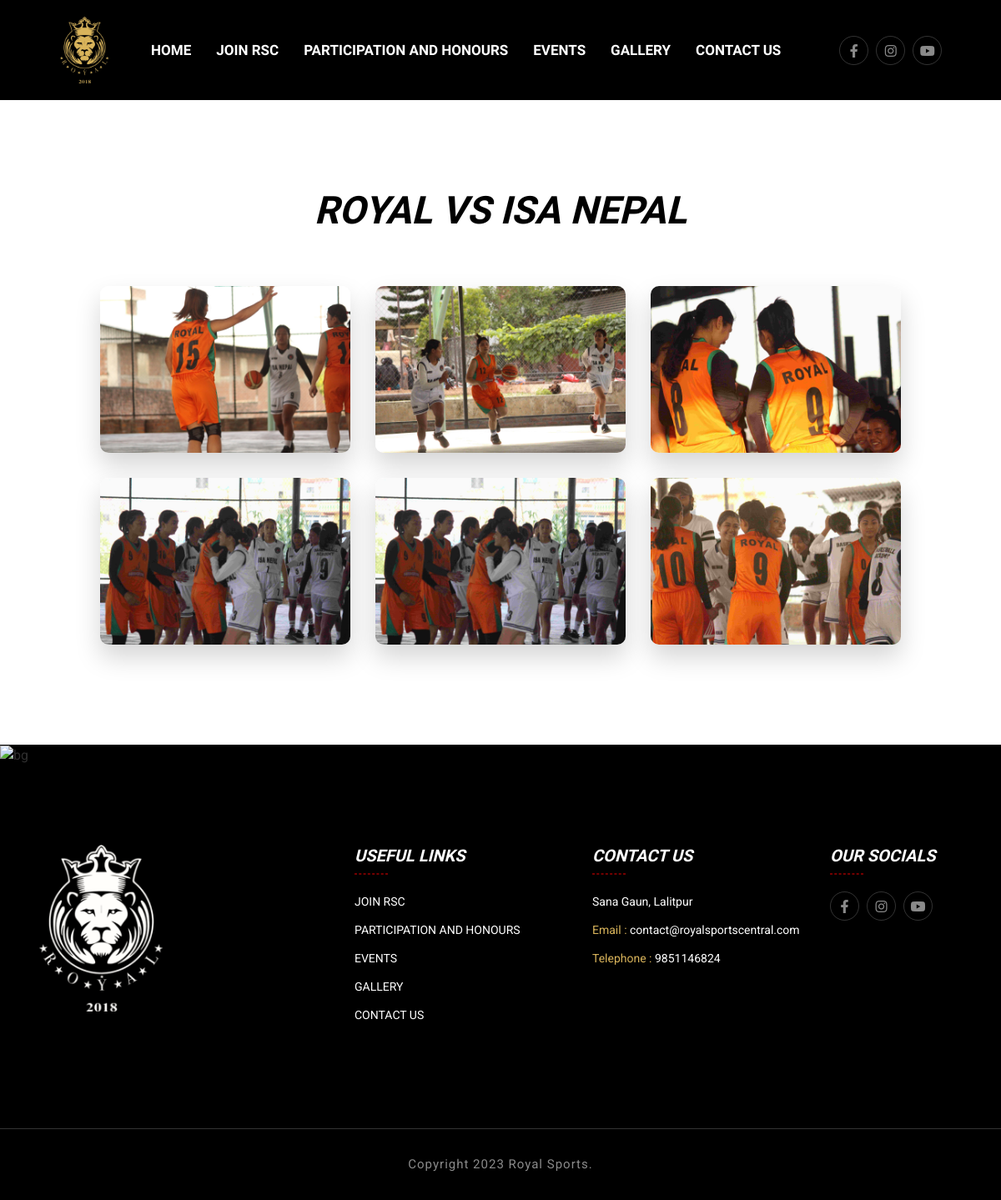
Page /gallery_details/2 on the committed database.
### features/models.py (models this page shows, shortened)
class CompanySetup(models.Model):
    data_set = models.CharField(max_length=200)
    color_logo = models.ImageField(upload_to="logos",verbose_name="Color Logo (172*43)")
    white_logo = models.ImageField(upload_to="logos",verbose_name="White Logo (172*43)")
    company_name = models.CharField(max_length=255)
    location = models.CharField(max_length=200)
    contact = models.CharField(max_length=200)
    opening_hours = models.CharField(max_length=200)
    email = models.CharField(max_length=200)
    facebook_url = models.URLField(null=True,blank=True)
    instagram_url = models.URLField(null=True,blank=True)
    youtube_url = models.URLField(null=True,blank=True)
    created = models.DateField(auto_now_add=True)
    class Meta:
        verbose_name_plural = "01. Company Setup"

class Gallery(models.Model):
    title = models.CharField(max_length=100)
    class Meta:
        verbose_name_plural = "10. Gallery"

class GalleryImage(models.Model):
    gallery = models.ForeignKey(Gallery, on_delete=models.CASCADE)
    image = models.ImageField(upload_to='gallery_images/',verbose_name="Heading Image (370*307)")

### features/views.py (the view)
# urls.py: path("gallery_details/<int:id>", views.gallery_details, name="gallery_details"),
def gallery_details(request,id):
    gallery = Gallery.objects.get(id=id)
    context = {
        'gallery':gallery
    }
    return render(request,'gallery_details.html',context)

### features/context_processor.py (called while the page is built)
def custom_data(request):
    if CompanySetup.objects.all().exists():
        setup = CompanySetup.objects.all().order_by('-created')
        data = setup[0]
        return {'data': data}
    else:
        data=None
        return {'data': data}

### templates/gallery_details.html
{% load static %}{% include "header.html" %}
<section class="training-section training-section--style ptb-120">
    <div class="" style="margin-left: 10%; margin-right: 10%;">
        <div class="row justify-content-center">
            <div class="col-xl-6 col-lg-6 text-center">
                <div class="section-header aos-init aos-animate" data-aos="fade-up" data-aos-duration="1200">
                    <h2 class="section-title">{{gallery.title}}</h2>
                </div>
            </div>
        </div>
        <div class="row justify-content-center mb-30-none">
            {% for image in gallery.galleryimage_set.all %}
            <div class="col-xl-4 col-lg-4 col-md-4 col-sm-4 mb-30">
                <div class="training-item aos-init aos-animate" data-aos="zoom-in" data-aos-duration="1200">
                    <div class="training-thumb">
                        <img src="{{ image.image.url }}" alt="training">
                    </div>
                </div>
            </div>
            {% endfor %}
        </div>
    </div>
</section>
{% include "footer.html" %}

### templates/header.html (shortened to what this page needs)
{% load static %} {% include "nav_links.html" %}
<body>
    <header class="header-section header-section-two header-section-three">
        <div class="header">
            <div class="header-bottom-area">
                <div class="container-fluid">
                    <div class="header-menu-content">
                        <nav class="navbar navbar-expand-xl p-0">
                            <a class="site-logo site-title" href="{% url 'home' %}"><img src="{{data.color_logo.url}}" style="height: 80px;" alt="site-logo"></a>
                            <div class="collapse navbar-collapse" id="navbarSupportedContent">
                                <ul class="navbar-nav main-menu">
                                    <li><a href="{% url 'home' %}">HOME</a></li>
                                    <li><a href="{% url 'join_rsc' %}">JOIN RSC</a></li>
                                    <li><a href="{% url 'participation' %}">PARTICIPATION AND HONOURS</a></li>
                                    <li><a href="{% url 'events' %}">EVENTS</a></li>
                                    <li><a href="{% url 'gallery' %}">GALLERY</a></li>
                                    <li><a href="{% url 'contact' %}">CONTACT US</a></li>
                                </ul>
                                <div class="header-right" style="margin-left: 50px;">
                                    <div class="header-action-area">
                                        <ul class="footer-social">
                                            <li><a href="{{data.facebook_url}}"><i class="fab fa-facebook-f"></i></a></li>
                                            <li><a href="{{data.instagram_url}}"><i class="fab fa-instagram"></i></a></li>
                                            <li><a href="{{data.youtube_url}}"><i class="fab fa-youtube"></i></a></li>
                                        </ul>
                                    </div>
                                </div>
                            </div>
                        </nav>
                    </div>
                </div>
            </div>
        </div>
    </header>

### templates/footer.html (shortened to what this page needs)
{% load static %}
    <footer class="footer-section footer-section-two pt-120">
        <div class="footer-bg">
            <img src="{% static 'assets/images/bg/bg-4.png' %}" alt="bg">
        </div>
        <div class="container">
            <div class="row mb-30-none">
                <div class="col-xl-4 col-lg-4 col-md-6 mb-30">
                    <div class="footer-widget">
                        <div class="footer-logo">
                            <a class="site-logo site-title" href="index.html"><img src="{{data.white_logo.url}}" alt="site-logo" style="height: 200px;"></a>
                        </div>
                    </div>
                </div>
                <div class="col-xl-3 col-lg-3 col-md-6 mb-30">
                    <div class="footer-widget">
                        <h4 class="title">Useful Links</h4>
                        <ul class="footer-list">
                            <li><a href="{% url 'join_rsc' %}">JOIN RSC</a></li>
                            <li><a href="{% url 'home' %}">PARTICIPATION AND HONOURS</a></li>
                            <li><a href="{% url 'home' %}">EVENTS</a></li>
                            <li><a href="{% url 'home' %}">GALLERY</a></li>
                            <li><a href="{% url 'contact' %}">CONTACT US</a></li>
                        </ul>
                    </div>
                </div>
                <div class="col-xl-3 col-lg-3 col-md-6 mb-30">
                    <div class="footer-widget">
                        <h4 class="title">Contact us</h4>
                        <ul class="footer-list">
                            <li>{{data.location}}</li>
                            <li><span>Email :</span> {{data.email}}</li>
                            <li><span>Telephone :</span> {{data.contact}}</li>
                        </ul>
                    </div>
                </div>
                <div class="col-xl-2 col-lg-2 col-md-6 mb-30">
                    <div class="footer-widget">
                        <h4 class="title">Our Socials</h4>
                        <ul class="footer-social">
                            <li><a href="{{data.facebook_url}}"><i class="fab fa-facebook-f"></i></a></li>
                            <li><a href="{{data.instagram_url}}"><i class="fab fa-instagram"></i></a></li>
                            <li><a href="{{data.youtube_url}}"><i class="fab fa-youtube"></i></a></li>
                        </ul>
                    </div>
                </div>
            </div>
        </div>
        <div class="copyright-wrapper">
            <div class="row justify-content-center">
                <div class="col-xl-12 text-center">
                    <div class="copyright-area">
                        <p>Copyright 2023 Royal Sports.</p>
                    </div>
                </div>
            </div>
        </div>
    </footer>
    </body>
    </html>

### rows in the picture
CompanySetup: color_logo (picture), white_logo (picture), location "Sana Gaun, Lalitpur", email "contact@royalsportscentral.com", contact "9851146824"
Gallery: title "ROYAL VS ISA NEPAL"
GalleryImage: image (picture)
GalleryImage: image (picture)
GalleryImage: image (picture)
GalleryImage: image (picture)
GalleryImage: image (picture)
GalleryImage: image (picture)
